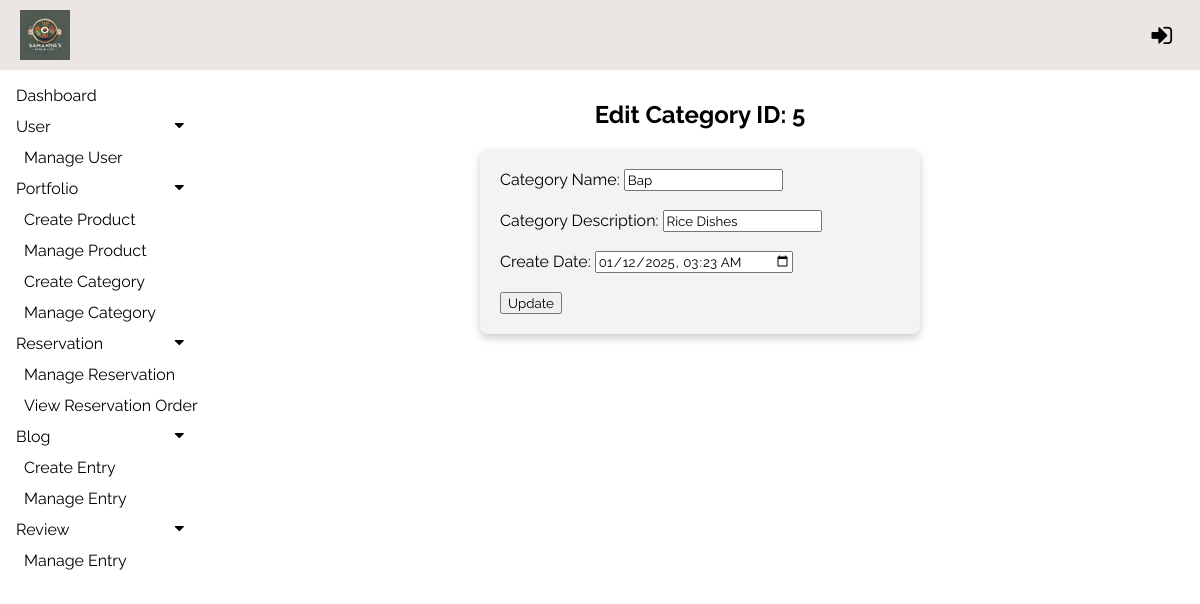
Screenshot of /ppms/admin/modules/product/editCategory.php?id=5 with the database file from the repository.
### tables this page shows
CREATE TABLE `category` (
  `categoryID` int(11) NOT NULL,
  `categoryName` varchar(100) NOT NULL,
  `categoryDesc` varchar(100) NOT NULL,
  `createDate` timestamp NOT NULL DEFAULT current_timestamp()
);

### ppms/admin/modules/product/editCategory.php (the view, shortened to what this page needs)
<?php
include("../../../config/config.php");
if (isset($_GET['id'])) {
    $categoryID = intval($_GET['id']);
    $sql = "SELECT * FROM category WHERE categoryID = ?";
    $stmt = mysqli_prepare($conn, $sql);
    mysqli_stmt_bind_param($stmt, "i", $categoryID);
    mysqli_stmt_execute($stmt);
    $result = mysqli_stmt_get_result($stmt);
    if ($row = mysqli_fetch_assoc($result)) {
        $categoryName = $row['categoryName'];
        $categoryDesc = $row['categoryDesc'];
        $createDate = $row['createDate'];
    } else {
        echo "Category not found.";
        exit;
    }
} else {
    echo "Invalid request.";
    exit;
}
?>
<!DOCTYPE html>
<html lang="en">
<head>
    <link rel="stylesheet" href="https://cdnjs.cloudflare.com/ajax/libs/font-awesome/4.7.0/css/font-awesome.min.css">
    <link rel="stylesheet" type="text/css" href="../../css/admin.css">
</head>
<body>
<header>
    <div class="topNav">
        <img src="<?php echo ADMIN_BASE_URL; ?>/img/logo.jpeg" alt="Logo">
        <?php if (isset($_SESSION["UID"])) { ?>
            <span>Welcome, <b><?php echo $_SESSION["userName"]; ?></b></span>
            <a href="<?php echo ADMIN_BASE_URL; ?>userAuth/logout.php" class="logout-button" title="Logout">
                <i class="fa fa-sign-out" style="font-size:24px;" alt="Logout"></i>
            </a>
        <?php } else { ?>
            <a href="javascript:void(0);" onclick="openLoginPopup()" class="login-button">
                <i class="fa fa-sign-in" style="font-size:24px;" title="Login"></i>
            </a>
        <?php } ?>
    </div>
</header>
    <?php
    include '../../includes/sideNav.php';
    ?>
    <div class="main">
        <h2 style="text-align: center;">Edit Category ID: <?= htmlspecialchars($categoryID) ?></h2>
        <div class="rowform">
            <form action="" method="POST" enctype="multipart/form-data">
                <label for="categoryName">Category Name:</label>
                <input type="text" id="categoryName" name="categoryName" value="<?= htmlspecialchars($categoryName) ?>" required><br><br>
                <label for="categoryDesc">Category Description:</label>
                <input type="text" id="categoryDesc" name="categoryDesc" value="<?= htmlspecialchars($categoryDesc) ?>" required><br><br>
                <label for="createDate">Create Date:</label>
                <input type="datetime-local" id="createDate" name="createDate" value="<?= htmlspecialchars(date("Y-m-d\TH:i", strtotime($createDate))) ?>" required><br><br>
                <button type="submit">Update</button>
            </form>
        </div>
    </div>
</body>
</html>

### ppms/admin/css/admin.css (style rules this page uses)
body { font-family: "Raleway", sans-serif; margin: 0; padding: 0; background-color: white; }
.topNav { display: flex; justify-content: space-between; align-items: center; background-color:#ebe6e4; color: black; padding: 10px 20px; position: fixed; top: 0; left: 0; width: 100%; z-index: 2; box-sizing: border-box; }
.topNav img { height: 50px; }
.topNav a { color: black; text-decoration: none; font-size: 16px; display: flex; align-items: center; }
.topNav .fa { margin-right: 8px; }
.main { margin-top: 70px; margin-left: 200px; padding: 10px 10px; }
input, textarea, select, select option, button { font-family: "Raleway", sans-serif; }
.rowform { max-width: 400px; padding: 20px; background-color: #f3f3f3; border-radius: 8px; box-shadow: 0 4px 8px rgba(0, 0, 0, 0.2); margin: auto; }

### rows the page displays
category: categoryName "Bap", categoryDesc "Rice Dishes", createDate "01/12/2025 03:23"

### other values shown
$categoryID "5"
